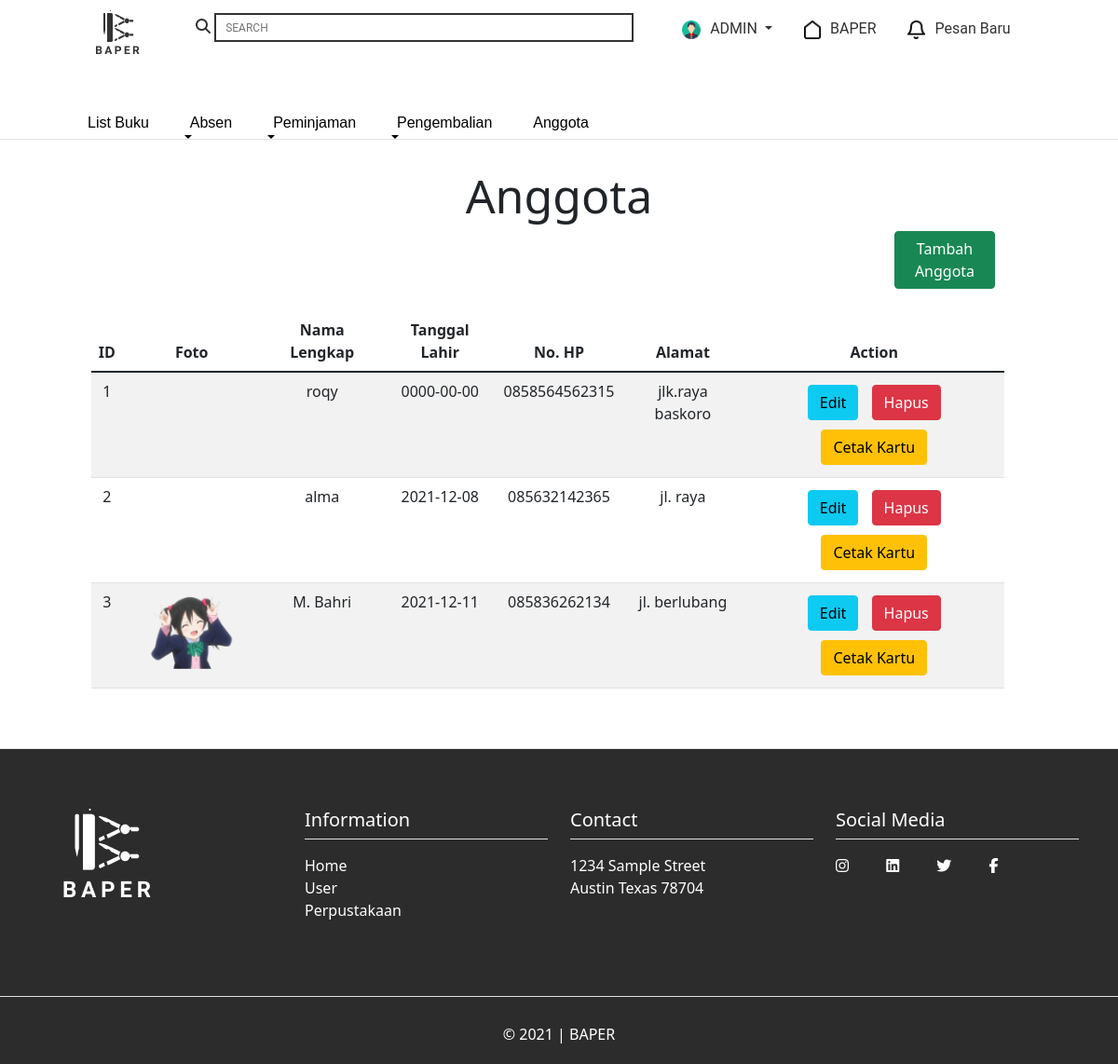
/anggota_admin.php (signed in), run on the app's committed database.
### tables this page shows
CREATE TABLE `user` (
  `id_user` int(11) NOT NULL AUTO_INCREMENT,
  `email` varchar(50) NOT NULL,
  `nama_user` varchar(50) NOT NULL,
  `tanggal_lahir` date NOT NULL,
  `gambar` varchar(255) NOT NULL,
  `hp` varchar(50) NOT NULL,
  `alamat` varchar(255) NOT NULL,
  `tipe` int(11) NOT NULL,
  `password` varchar(255) NOT NULL,
  PRIMARY KEY (`id_user`),
  UNIQUE KEY `email` (`email`)
);

### anggota_admin.php (the view, shortened to what this page needs)
<?php
include('./db_login.php');
$query = "select * from user";
$kerr = $db->query($query);
?>
<!DOCTYPE html>
<html lang="en">
<head>
    <link href="https://cdn.jsdelivr.net/npm/bootstrap@5.1.3/dist/css/bootstrap.min.css" rel="stylesheet" />
    <link rel="stylesheet" href="Front end/style/index_admin.css" />
</head>
<body>
    <?php
    include('nav_admin.php');
    ?>
    <header>
        <div class="container text-center" style="padding-top: 15%" ;>
            <div class="row">
                <div class="col">
                    <div class="hd-anggota">
                        <h1 style="font-size: 50px;">Anggota</h1>
                    </div>
                </div>
            </div>
        </div>
    </header>
    <main>
        <div class="container color-white" style=" padding-left: 70%; width: 80%;">
            <div class="row">
                <div class="col">
                    <div class="tmb-book">
                        <a href="tambah_anggota.php" class="btn btn-success btn-xxl">Tambah Anggota</a>
                    </div>
                </div>
            </div>
        </div>
        <div class="container text-center" style="padding-top: 2%;">
            <div class="row" style="padding-left: 5%; padding-right: 5%; width: 100%;">
                <div class="col-md-12">
                    <table class="table table-striped">
                        <thead>
                            <tr>
                                <th>ID</th>
                                <th>Foto</th>
                                <th>Nama Lengkap</th>
                                <th>Tanggal Lahir</th>
                                <th>No. HP</th>
                                <th>Alamat</th>
                                <th>Action</th>
                            </tr>
                        </thead>
                        <tbody>
                            <?php
                            if (!$kerr) {
                                die($db->error);
                            } else {
                                while ($row = $kerr->fetch_object()) {
                                    $nama = $row->nama_user;
                                    $id = $row->id_user;
                                    $tgl = $row->tanggal_lahir;
                                    $foto = $row->gambar;
                                    $hp = $row->hp;
                                    $alamat = $row->alamat;
                                    echo '
                                 <tr>
                                <td>' . $id . '</td>
                                <td>
                                    <img src="./Front end/image/' . $foto . '" alt="" style="height: 90px;">
                                </td>
                                <td>' . $nama . '</td>
                                <td>' . $tgl . '</td>
                                <td>' . $hp . '</td>
                                <td>' . $alamat . '</td>
                                <td>
                                    <div class="actn">
                                        <a href="./edit_anggota.php?id=' . $id . '" class="btn btn-info btn-md">Edit</a>
                                        <a href="./hapus_anggota.php?id=' . $id . '" class="btn btn-danger btn-md">Hapus</a>
                                        <a href="./cetak_kartu.php?id=' . $id . '" class="btn btn-warning btn-md">Cetak Kartu</a>
                                    </div>
                                </td>
                            </tr>
                           ';
                                }
                            } ?>
                        </tbody>
                    </table>
                </div>
            </div>
        </div>
    </main>
    <?php
    include('footer.php')
    ?>
</body>
</html>

### nav_admin.php (shortened to what this page needs)
<nav id="bg-nav" class="">
    <div class="container">
        <div class="nav">
            <h1><img src="Front end/image/Group 12.png" alt="logo"></h1>
            <form action="">
                <i class="fas fa-search"></i>
                <input type="search" name="search" placeholder="SEARCH" />
            </form>
            <ul>
                <li class="dropdown">
                    <a class="dropdown-toggle" href="#" id="navbarDropdown" role="button" data-bs-toggle="dropdown" aria-expanded="false">
                        <img class="user" src="Front end/image/Mask Group.png" alt="user">ADMIN
                    </a>
                </li>
                <li><img class="logo" src="Front end/image/Vector.png" alt="Vector">BAPER</li>
                <li><a href="#"><img class="logo" src="Front end/image/Group 102.png" alt="Vector">Pesan Baru</a>
                </li>
            </ul>
        </div>
    </div>
    <div class="nav2 border-bottom">
        <div class="container ">
            <ul>
                <li>
                    <a href="index_admin.php">List Buku</a>
                </li>
                <li class="nav-item dropdown">
                    <a class="nav-link dropdown-toggle" href="#" id="navbarDropdown" role="button" data-bs-toggle="dropdown" aria-expanded="false">
                        Absen
                    </a>
                </li>
                <li class="nav-item dropdown">
                    <a class="nav-link dropdown-toggle" href="#" id="navbarDropdown" role="button" data-bs-toggle="dropdown" aria-expanded="false">
                        Peminjaman
                    </a>
                </li>
                <li class="nav-item dropdown">
                    <a class="nav-link dropdown-toggle" href="#" id="navbarDropdown" role="button" data-bs-toggle="dropdown" aria-expanded="false">
                        Pengembalian
                    </a>
                </li>
                <li>
                    <a href="anggota_admin.php">Anggota</a>
                </li>
            </ul>
        </div>
    </div>
</nav>

### footer.php
<footer class="Footer-menu mt-5 border-top" id="Section-footer">
        <div class="container" style="background-color: #2c2c2c;">
            <div class="footers pt-4 pb-4 pt-lg-5 pb-lg-5">
                <div class="row justify-content-center">
                    <div class="col-12 pt-3">
                        <div class="row">
                            <div class="col-12 col-md-6 col-lg-3 mb-3">
                                <ul class="list-unstyled footer-link-list">
                                    <li><img class="mb-2 imglogobrand" src="Front end/image/Group 103.png" alt="imgLogo" /></li>
                                </ul>
                            </div>
                            <div class="col-12 col-md-6 col-lg-3 mb-3 gradi">
                                <h5 class="mb-3 border-bottom pb-2">Information</h5>
                                <ul class="list-unstyled footer-link-list">
                                    <li><a class="text-decoration-none" href="#">Home</a></li>
                                    <li><a class="text-decoration-none" href="#">User</a></li>
                                    <li><a class="text-decoration-none" href="#">Perpustakaan</a></li>
                                </ul>
                            </div>
                            <div class="col-12 col-md-6 col-lg-3 mb-3 get-connected">
                                <h5 class="mb-3 pb-2 border-bottom">Contact</h5>
                                <ul class="list-unstyled footer-link-list">
                                    <li>
                                        1234 Sample Street <br />
                                        Austin Texas 78704
                                    </li>
                                </ul>
                            </div>
                            <div class="col-12 col-md-6 col-lg-3 mb-2 get-connected">
                                <h5 class="mb-3 pb-2 border-bottom">Social Media</h5>
                                <div class="icon">
                                    <a href="#"><i class="fab fa-instagram"></i></a>
                                    <a href="#"><i class="fab fa-linkedin"></i></a>
                                    <a href="#"><i class="fab fa-twitter"></i></a>
                                    <a href="#"><i class="fab fa-facebook-f"></i></a>
                                </div>
                            </div>
                        </div>
                    </div>
                </div>
            </div>
        </div>
        <div class="w-100 pt-3 pb-3 copyright border-top" id="footer-copyright">
            <div class="container text-white" style="background-color: #2c2c2c;">
                <div class="row pt-2">
                    <div class="col-12">
                        <p class="text-center my-1">&copy; 2021 | BAPER</p>
                    </div>
                </div>
            </div>
        </div>
    </footer>

### Front end/style/index_admin.css (style rules this page uses)
#bg-nav { height: 60px; width: 100%; top: 0px; left: 0px; right: 0px; position: absolute; background: #ffffff; -ms-flex-wrap: wrap; flex-wrap: wrap; padding-bottom: 20px; }
.nav { color: #333333; }
.nav h1 { bottom: 500px; height: 40px; float: left; padding: 9px 50px; font-family: "roboto"; }
.nav form { margin-bottom: 10px; }
.nav form input { border-top-width: 2px; border-right-width: 2px; border-bottom-width: 2px; border-left-width: 2px; border-style: solid; border-color: #333333; background: #ffffff; margin: 14px auto; padding: 10px 10px; width: 450px; font-family: "roboto"; margin-bottom: -100px; height: 31px; font-size: 12px; font-family: "roboto"; }
.nav ul { bottom: 15px; float: left; position: relative; font-family: "roboto"; }
.nav ul li { display: inline-block; margin: 10px; margin-top: 27px; }
.nav ul li img { bottom: 500px; height: 20px; margin: 10px; }
.nav ul li a { display: inline-block; text-decoration: none; color: #333333; }
.nav2 ul { position: relative; font-family: "roboto"; margin-bottom: -5px; }
.nav2 ul li { display: inline-block; margin: 10px; margin-top: 27px; }
.nav2 ul li a { display: inline-block; text-decoration: none; font-family: "Poppins", sans-serif; color: black; position: relative; padding: 0px 10px; }
.nav2 ul li a:after { content: ""; position: absolute; height: 3px; width: 0; left: 0; bottom: -5px; }
.actn a { margin: 5px; }
.footers { background-color: #2c2c2c; }
.Footer-menu { background-color: #2c2c2c; color: #2c2c2c; }
.Footer-menu .gradi a { background-color: #2c2c2c; color: #ffffff; }
.list-unstyled { background-color: #2c2c2c; }
.gradi { background-color: #2c2c2c; color: white; }
.get-connected { color: #ffffff; background-color: #2c2c2c; }
.get-connected .icon { background-color: #2c2c2c; letter-spacing: 18px; }
.get-connected .icon a { background-color: #2c2c2c; color: white; }

### data on the page
user: id_user "1", nama_user "roqy", tanggal_lahir "0000-00-00", hp "0858564562315", alamat "jlk.raya baskoro"
user: id_user "2", nama_user "alma", tanggal_lahir "2021-12-08", hp "085632142365", alamat "jl. raya"
user: id_user "3", gambar (picture), nama_user "M. Bahri", tanggal_lahir "2021-12-11", hp "085836262134", alamat "jl. berlubang"
